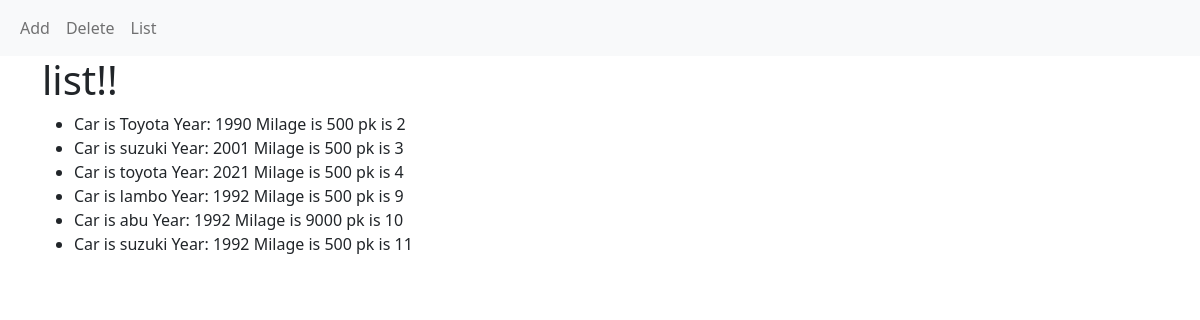
The page /cars/list/ on the database its author committed.
### cars/models.py (models this page shows)
class Car(models.Model):
    brand = models.CharField(max_length=30)
    year = models.IntegerField()
    milage = models.IntegerField(default=500)
    def __str__(self):
        return f"Car is {self.brand} Year: {self.year} Milage is {self.milage} pk is {self.pk}"

### cars/views.py (the view)
# urls.py: path('list/',views.list , name='list'),
def list(request):
    all_cars = models.Car.objects.all()
    context = {'all_cars' :  all_cars}
    return render(request, 'cars/list.html', context = context)

### cars/templates/cars/list.html
{% extends "base.html" %}
{% block content %}
<div class = 'container'>
<h1>list!!</h1>
<ul>
    {% for car in all_cars   %}
        <li> {{car}} </li>
    {% endfor %}
</ul>
</div>
{% endblock content %}

### templates/base.html (shortened to what this page needs)
<html lang="en">
<head>
<link href="https://cdn.jsdelivr.net/npm/bootstrap@5.2.0-beta1/dist/css/bootstrap.min.css" rel="stylesheet">
</head>
<body>
    <nav class="navbar navbar-expand-lg bg-light">
  <div class="container-fluid">
    <div class="collapse navbar-collapse" id="navbarNavAltMarkup">
      <div class="navbar-nav">
        <a class="nav-link" href="{% url 'cars:add' %}">Add</a>
        <a class="nav-link" href="{% url 'cars:delete' %}">Delete</a>
        <a class="nav-link" href="{% url 'cars:list' %}">List </a>
      </div>
    </div>
  </div>
</nav>
    {% block content %}
    {% endblock content %}
</body>
</html>

### rows shown on the page
Car: brand+year+milage "Car is Toyota Year: 1990 Milage is 500 pk is 2"
Car: brand+year+milage "Car is suzuki Year: 2001 Milage is 500 pk is 3"
Car: brand+year+milage "Car is toyota Year: 2021 Milage is 500 pk is 4"
Car: brand+year+milage "Car is lambo Year: 1992 Milage is 500 pk is 9"
Car: brand+year+milage "Car is abu Year: 1992 Milage is 9000 pk is 10"
Car: brand+year+milage "Car is suzuki Year: 1992 Milage is 500 pk is 11"
